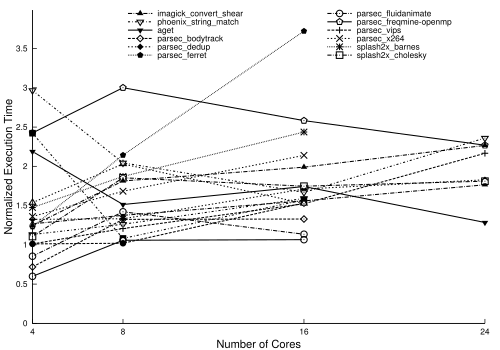

This figure's gnuplot source:
set terminal postscript eps color enhanced "NimbusSanL-Regu, 12" fontfile "/usr/share/texmf-texlive/fonts/type1/urw/helvetic/uhvr8a.pfb"

## LABEL ##
set ylabel "Normalized Execution Time" font ",16" offset 2,0
set xlabel "Number of Cores" font ",16"

set style line 1 lt 1 pt 14
set style line 2 lt 2 pt 1
set style line 3 lt 3 pt 2
set style line 4 lt 4 pt 3
set style line 5 lt 5 pt 4
set style line 6 lt 6 pt 5
set style line 7 lt 1 pt 6
set style line 8 lt 2 pt 7
set style line 9 lt 3 pt 8
set style line 10 lt 5 pt 9
set style line 11 lt 6 pt 10
set style line 12 lt 1 pt 11
set style line 13 lt 2 pt 12
set style line 14 lt 3 pt 13
set style line 15 lt 4 pt 15
set style line 16 lt 5 pt 6


set yrange [0:3.99]

set datafile missing "-"
#set xtics nomirror rotate by -45 font ",8"
set key left Left reverse noenhanced maxrows 8 width 10 at 8, 4

set style data linespoints
set border 3
set xtics ("4" 4, "8" 8, "16" 16, "24" 24) nomirror
set ytics nomirror


plot 'overhead_scalibility_bug.dat' using ($1):2 notitle lc rgb"white" lt -1 pt 0 , \
for [j=89:106] '' using ($1):j title columnheader(j) w linespoints ls (j-(floor(j/16)*16)+1) lc rgb"black" ps 1.5 pi -1 lw 3
